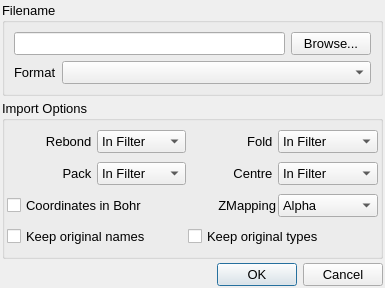
<?xml version="1.0" encoding="UTF-8"?>
<ui version="4.0">
 <class>LoadModelDialog</class>
 <widget class="QDialog" name="LoadModelDialog">
  <property name="windowModality">
   <enum>Qt::ApplicationModal</enum>
  </property>
  <property name="geometry">
   <rect>
    <x>0</x>
    <y>0</y>
    <width>385</width>
    <height>288</height>
   </rect>
  </property>
  <property name="sizePolicy">
   <sizepolicy hsizetype="Preferred" vsizetype="Minimum">
    <horstretch>0</horstretch>
    <verstretch>0</verstretch>
   </sizepolicy>
  </property>
  <property name="font">
   <font>
    <pointsize>10</pointsize>
   </font>
  </property>
  <property name="windowTitle">
   <string>Load Model</string>
  </property>
  <property name="windowIcon">
   <iconset resource="icons.qrc">
    <normaloff>:/program/icons/aten.png</normaloff>:/program/icons/aten.png</iconset>
  </property>
  <layout class="QVBoxLayout">
   <property name="spacing">
    <number>4</number>
   </property>
   <property name="margin">
    <number>2</number>
   </property>
   <item>
    <widget class="QGroupBox" name="FilenameGroup">
     <property name="sizePolicy">
      <sizepolicy hsizetype="Preferred" vsizetype="Minimum">
       <horstretch>0</horstretch>
       <verstretch>0</verstretch>
      </sizepolicy>
     </property>
     <property name="title">
      <string>Filename</string>
     </property>
     <layout class="QVBoxLayout" name="verticalLayout">
      <item>
       <layout class="QHBoxLayout" name="horizontalLayout_2">
        <item>
         <widget class="QLineEdit" name="FilenameEdit">
          <property name="text">
           <string/>
          </property>
         </widget>
        </item>
        <item>
         <widget class="QPushButton" name="BrowseButton">
          <property name="text">
           <string>Browse...</string>
          </property>
          <property name="autoDefault">
           <bool>false</bool>
          </property>
         </widget>
        </item>
       </layout>
      </item>
      <item>
       <layout class="QHBoxLayout" name="horizontalLayout">
        <item>
         <widget class="QLabel" name="label_2">
          <property name="sizePolicy">
           <sizepolicy hsizetype="Minimum" vsizetype="Preferred">
            <horstretch>0</horstretch>
            <verstretch>0</verstretch>
           </sizepolicy>
          </property>
          <property name="text">
           <string>Format</string>
          </property>
         </widget>
        </item>
        <item>
         <widget class="QComboBox" name="FormatCombo">
          <property name="sizePolicy">
           <sizepolicy hsizetype="Expanding" vsizetype="Fixed">
            <horstretch>0</horstretch>
            <verstretch>0</verstretch>
           </sizepolicy>
          </property>
          <property name="toolTip">
           <string>Format of model file to assume, if not &lt;Auto Detect&gt;</string>
          </property>
         </widget>
        </item>
       </layout>
      </item>
     </layout>
    </widget>
   </item>
   <item>
    <widget class="QGroupBox" name="OptionGroup">
     <property name="sizePolicy">
      <sizepolicy hsizetype="Expanding" vsizetype="Expanding">
       <horstretch>0</horstretch>
       <verstretch>0</verstretch>
      </sizepolicy>
     </property>
     <property name="title">
      <string>Import Options</string>
     </property>
     <layout class="QHBoxLayout">
      <property name="spacing">
       <number>4</number>
      </property>
      <property name="margin">
       <number>2</number>
      </property>
      <item>
       <layout class="QGridLayout">
        <property name="margin">
         <number>0</number>
        </property>
        <property name="spacing">
         <number>2</number>
        </property>
        <item row="0" column="1">
         <widget class="QComboBox" name="RebondCombo">
          <property name="toolTip">
           <string>Let filter perform bond calculation, or prevent/force calculation on load</string>
          </property>
          <item>
           <property name="text">
            <string>In Filter</string>
           </property>
          </item>
          <item>
           <property name="text">
            <string>Prevent</string>
           </property>
          </item>
          <item>
           <property name="text">
            <string>Force</string>
           </property>
          </item>
         </widget>
        </item>
        <item row="0" column="2">
         <widget class="QLabel" name="FoldLabel">
          <property name="text">
           <string>Fold </string>
          </property>
          <property name="alignment">
           <set>Qt::AlignRight|Qt::AlignTrailing|Qt::AlignVCenter</set>
          </property>
         </widget>
        </item>
        <item row="0" column="0">
         <widget class="QLabel" name="RebondLabel">
          <property name="text">
           <string>Rebond </string>
          </property>
          <property name="alignment">
           <set>Qt::AlignRight|Qt::AlignTrailing|Qt::AlignVCenter</set>
          </property>
         </widget>
        </item>
        <item row="0" column="3">
         <widget class="QComboBox" name="FoldCombo">
          <property name="toolTip">
           <string>Let filter perform atom folding in periodic systems, or prevent/force folding on load</string>
          </property>
          <item>
           <property name="text">
            <string>In Filter</string>
           </property>
          </item>
          <item>
           <property name="text">
            <string>Prevent</string>
           </property>
          </item>
          <item>
           <property name="text">
            <string>Force</string>
           </property>
          </item>
         </widget>
        </item>
        <item row="1" column="2">
         <widget class="QLabel" name="CentreLabel">
          <property name="text">
           <string>Centre </string>
          </property>
          <property name="alignment">
           <set>Qt::AlignRight|Qt::AlignTrailing|Qt::AlignVCenter</set>
          </property>
         </widget>
        </item>
        <item row="1" column="3">
         <widget class="QComboBox" name="CentreCombo">
          <property name="toolTip">
           <string>Let filter perform coordinate centering, or prevent/force centering on load</string>
          </property>
          <item>
           <property name="text">
            <string>In Filter</string>
           </property>
          </item>
          <item>
           <property name="text">
            <string>Prevent</string>
           </property>
          </item>
          <item>
           <property name="text">
            <string>Force</string>
           </property>
          </item>
         </widget>
        </item>
        <item row="1" column="0">
         <widget class="QLabel" name="PackLabel">
          <property name="text">
           <string>Pack </string>
          </property>
          <property name="alignment">
           <set>Qt::AlignRight|Qt::AlignTrailing|Qt::AlignVCenter</set>
          </property>
         </widget>
        </item>
        <item row="1" column="1">
         <widget class="QComboBox" name="PackCombo">
          <property name="toolTip">
           <string>Let filter perform spacegroup packing, or prevent/force packing on load</string>
          </property>
          <item>
           <property name="text">
            <string>In Filter</string>
           </property>
          </item>
          <item>
           <property name="text">
            <string>Prevent</string>
           </property>
          </item>
          <item>
           <property name="text">
            <string>Force</string>
           </property>
          </item>
         </widget>
        </item>
        <item row="2" column="0" colspan="2">
         <widget class="QCheckBox" name="BohrCheck">
          <property name="toolTip">
           <string>Assume coordinates in the model file are in Bohr, and convert to Angstrom</string>
          </property>
          <property name="text">
           <string>Coordinates in Bohr</string>
          </property>
         </widget>
        </item>
        <item row="2" column="2">
         <widget class="QLabel" name="label">
          <property name="text">
           <string>ZMapping</string>
          </property>
          <property name="alignment">
           <set>Qt::AlignRight|Qt::AlignTrailing|Qt::AlignVCenter</set>
          </property>
         </widget>
        </item>
        <item row="2" column="3">
         <widget class="QComboBox" name="ZMappingCombo">
          <property name="toolTip">
           <string>Use specified name-to-element conversion</string>
          </property>
          <item>
           <property name="text">
            <string>Alpha</string>
           </property>
          </item>
          <item>
           <property name="text">
            <string>FirstAlpha</string>
           </property>
          </item>
          <item>
           <property name="text">
            <string>SingleAlpha</string>
           </property>
          </item>
          <item>
           <property name="text">
            <string>Name</string>
           </property>
          </item>
          <item>
           <property name="text">
            <string>Numeric</string>
           </property>
          </item>
          <item>
           <property name="text">
            <string>FF</string>
           </property>
          </item>
          <item>
           <property name="text">
            <string>Auto</string>
           </property>
          </item>
         </widget>
        </item>
        <item row="3" column="0" colspan="2">
         <widget class="QCheckBox" name="KeepNamesCheck">
          <property name="toolTip">
           <string>Create a basic forcefield containing names of the original atoms (before conversion)</string>
          </property>
          <property name="text">
           <string>Keep original names</string>
          </property>
         </widget>
        </item>
        <item row="3" column="2" colspan="2">
         <widget class="QCheckBox" name="KeepTypesCheck">
          <property name="toolTip">
           <string>Keep and fix types on atoms</string>
          </property>
          <property name="text">
           <string>Keep original types</string>
          </property>
         </widget>
        </item>
       </layout>
      </item>
     </layout>
    </widget>
   </item>
   <item>
    <widget class="QDialogButtonBox" name="LoadModelButtonGroup">
     <property name="maximumSize">
      <size>
       <width>16777215</width>
       <height>30</height>
      </size>
     </property>
     <property name="orientation">
      <enum>Qt::Horizontal</enum>
     </property>
     <property name="standardButtons">
      <set>QDialogButtonBox::Cancel|QDialogButtonBox::Ok</set>
     </property>
    </widget>
   </item>
  </layout>
 </widget>
 <resources>
  <include location="icons.qrc"/>
 </resources>
 <connections>
  <connection>
   <sender>LoadModelButtonGroup</sender>
   <signal>accepted()</signal>
   <receiver>LoadModelDialog</receiver>
   <slot>accept()</slot>
   <hints>
    <hint type="sourcelabel">
     <x>248</x>
     <y>254</y>
    </hint>
    <hint type="destinationlabel">
     <x>157</x>
     <y>274</y>
    </hint>
   </hints>
  </connection>
  <connection>
   <sender>LoadModelButtonGroup</sender>
   <signal>rejected()</signal>
   <receiver>LoadModelDialog</receiver>
   <slot>reject()</slot>
   <hints>
    <hint type="sourcelabel">
     <x>316</x>
     <y>260</y>
    </hint>
    <hint type="destinationlabel">
     <x>286</x>
     <y>274</y>
    </hint>
   </hints>
  </connection>
 </connections>
</ui>
